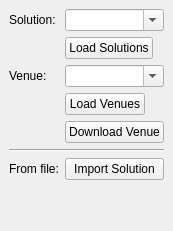
<?xml version="1.0" encoding="UTF-8"?>
<ui version="4.0">
 <class>Import</class>
 <widget class="QDockWidget" name="Import">
  <property name="geometry">
   <rect>
    <x>0</x>
    <y>0</y>
    <width>171</width>
    <height>231</height>
   </rect>
  </property>
  <property name="sizePolicy">
   <sizepolicy hsizetype="MinimumExpanding" vsizetype="MinimumExpanding">
    <horstretch>0</horstretch>
    <verstretch>0</verstretch>
   </sizepolicy>
  </property>
  <property name="windowTitle">
   <string>Import</string>
  </property>
  <widget class="QWidget" name="dockWidgetContents">
   <property name="sizePolicy">
    <sizepolicy hsizetype="MinimumExpanding" vsizetype="MinimumExpanding">
     <horstretch>0</horstretch>
     <verstretch>0</verstretch>
    </sizepolicy>
   </property>
   <layout class="QFormLayout" name="formLayout">
    <property name="sizeConstraint">
     <enum>QLayout::SizeConstraint::SetMinimumSize</enum>
    </property>
    <item row="0" column="0">
     <widget class="QLabel" name="label">
      <property name="sizePolicy">
       <sizepolicy hsizetype="Maximum" vsizetype="Preferred">
        <horstretch>0</horstretch>
        <verstretch>0</verstretch>
       </sizepolicy>
      </property>
      <property name="text">
       <string>Solution:</string>
      </property>
     </widget>
    </item>
    <item row="0" column="1">
     <widget class="QComboBox" name="solution_combo_box">
      <property name="sizePolicy">
       <sizepolicy hsizetype="MinimumExpanding" vsizetype="Fixed">
        <horstretch>0</horstretch>
        <verstretch>0</verstretch>
       </sizepolicy>
      </property>
      <property name="editable">
       <bool>true</bool>
      </property>
     </widget>
    </item>
    <item row="1" column="1">
     <widget class="QPushButton" name="solution_reload_button">
      <property name="sizePolicy">
       <sizepolicy hsizetype="Maximum" vsizetype="Fixed">
        <horstretch>0</horstretch>
        <verstretch>0</verstretch>
       </sizepolicy>
      </property>
      <property name="text">
       <string>Load Solutions</string>
      </property>
     </widget>
    </item>
    <item row="2" column="0">
     <widget class="QLabel" name="label_2">
      <property name="sizePolicy">
       <sizepolicy hsizetype="Maximum" vsizetype="Preferred">
        <horstretch>0</horstretch>
        <verstretch>0</verstretch>
       </sizepolicy>
      </property>
      <property name="text">
       <string>Venue:</string>
      </property>
     </widget>
    </item>
    <item row="2" column="1">
     <widget class="QComboBox" name="venue_combo_box">
      <property name="sizePolicy">
       <sizepolicy hsizetype="MinimumExpanding" vsizetype="Fixed">
        <horstretch>0</horstretch>
        <verstretch>0</verstretch>
       </sizepolicy>
      </property>
      <property name="editable">
       <bool>true</bool>
      </property>
     </widget>
    </item>
    <item row="3" column="1">
     <widget class="QPushButton" name="venue_reload_button">
      <property name="sizePolicy">
       <sizepolicy hsizetype="Maximum" vsizetype="Fixed">
        <horstretch>0</horstretch>
        <verstretch>0</verstretch>
       </sizepolicy>
      </property>
      <property name="text">
       <string>Load Venues</string>
      </property>
     </widget>
    </item>
    <item row="4" column="1">
     <widget class="QPushButton" name="sync_button">
      <property name="sizePolicy">
       <sizepolicy hsizetype="Maximum" vsizetype="Fixed">
        <horstretch>0</horstretch>
        <verstretch>0</verstretch>
       </sizepolicy>
      </property>
      <property name="text">
       <string>Download Venue</string>
      </property>
     </widget>
    </item>
    <item row="5" column="0" colspan="2">
     <widget class="Line" name="line">
      <property name="orientation">
       <enum>Qt::Horizontal</enum>
      </property>
     </widget>
    </item>
    <item row="6" column="1">
     <widget class="QPushButton" name="import_button">
      <property name="text">
       <string>Import Solution</string>
      </property>
     </widget>
    </item>
    <item row="6" column="0">
     <widget class="QLabel" name="label_3">
      <property name="text">
       <string>From file:</string>
      </property>
     </widget>
    </item>
   </layout>
  </widget>
 </widget>
 <resources/>
 <connections/>
</ui>
